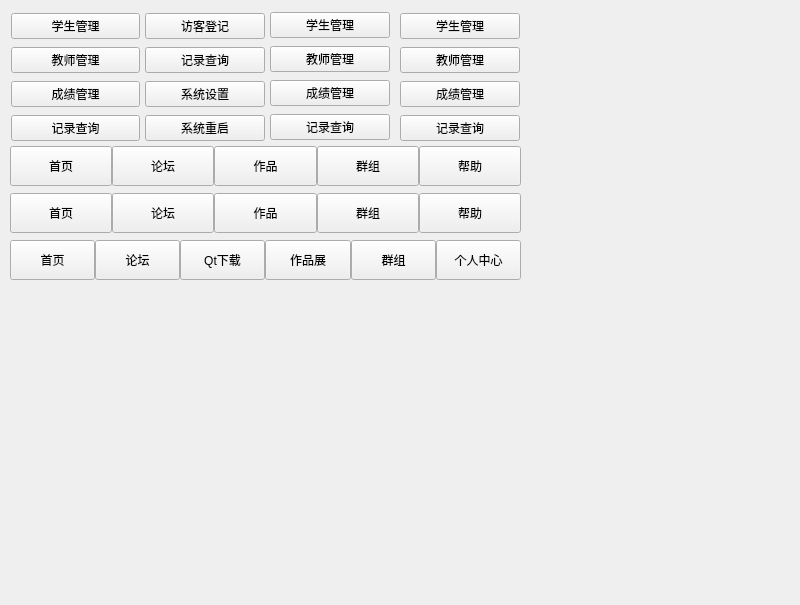
<?xml version="1.0" encoding="UTF-8"?>
<ui version="4.0">
 <class>CMyWidget</class>
 <widget class="QWidget" name="CMyWidget">
  <property name="geometry">
   <rect>
    <x>0</x>
    <y>0</y>
    <width>800</width>
    <height>605</height>
   </rect>
  </property>
  <property name="windowTitle">
   <string>CMyWidget</string>
  </property>
  <widget class="QWidget" name="widgetNav4" native="true">
   <property name="geometry">
    <rect>
     <x>400</x>
     <y>11</y>
     <width>120</width>
     <height>133</height>
    </rect>
   </property>
   <layout class="QVBoxLayout" name="verticalLayout_4">
    <property name="leftMargin">
     <number>0</number>
    </property>
    <property name="topMargin">
     <number>0</number>
    </property>
    <property name="rightMargin">
     <number>0</number>
    </property>
    <property name="bottomMargin">
     <number>0</number>
    </property>
    <item>
     <widget class="CMyNavButton" name="navButton41">
      <property name="text">
       <string>学生管理</string>
      </property>
     </widget>
    </item>
    <item>
     <widget class="CMyNavButton" name="navButton42">
      <property name="text">
       <string>教师管理</string>
      </property>
     </widget>
    </item>
    <item>
     <widget class="CMyNavButton" name="navButton43">
      <property name="text">
       <string>成绩管理</string>
      </property>
     </widget>
    </item>
    <item>
     <widget class="CMyNavButton" name="navButton44">
      <property name="text">
       <string>记录查询</string>
      </property>
     </widget>
    </item>
   </layout>
  </widget>
  <widget class="QWidget" name="widgetNav5" native="true">
   <property name="geometry">
    <rect>
     <x>10</x>
     <y>146</y>
     <width>511</width>
     <height>40</height>
    </rect>
   </property>
   <property name="minimumSize">
    <size>
     <width>0</width>
     <height>40</height>
    </size>
   </property>
   <property name="maximumSize">
    <size>
     <width>16777215</width>
     <height>40</height>
    </size>
   </property>
   <layout class="QHBoxLayout" name="horizontalLayout">
    <property name="spacing">
     <number>0</number>
    </property>
    <property name="leftMargin">
     <number>0</number>
    </property>
    <property name="topMargin">
     <number>0</number>
    </property>
    <property name="rightMargin">
     <number>0</number>
    </property>
    <property name="bottomMargin">
     <number>0</number>
    </property>
    <item>
     <widget class="CMyNavButton" name="navButton51">
      <property name="sizePolicy">
       <sizepolicy hsizetype="Minimum" vsizetype="Expanding">
        <horstretch>0</horstretch>
        <verstretch>0</verstretch>
       </sizepolicy>
      </property>
      <property name="text">
       <string>首页</string>
      </property>
     </widget>
    </item>
    <item>
     <widget class="CMyNavButton" name="navButton52">
      <property name="sizePolicy">
       <sizepolicy hsizetype="Minimum" vsizetype="Expanding">
        <horstretch>0</horstretch>
        <verstretch>0</verstretch>
       </sizepolicy>
      </property>
      <property name="text">
       <string>论坛</string>
      </property>
     </widget>
    </item>
    <item>
     <widget class="CMyNavButton" name="navButton53">
      <property name="sizePolicy">
       <sizepolicy hsizetype="Minimum" vsizetype="Expanding">
        <horstretch>0</horstretch>
        <verstretch>0</verstretch>
       </sizepolicy>
      </property>
      <property name="text">
       <string>作品</string>
      </property>
     </widget>
    </item>
    <item>
     <widget class="CMyNavButton" name="navButton54">
      <property name="sizePolicy">
       <sizepolicy hsizetype="Minimum" vsizetype="Expanding">
        <horstretch>0</horstretch>
        <verstretch>0</verstretch>
       </sizepolicy>
      </property>
      <property name="text">
       <string>群组</string>
      </property>
     </widget>
    </item>
    <item>
     <widget class="CMyNavButton" name="navButton55">
      <property name="sizePolicy">
       <sizepolicy hsizetype="Minimum" vsizetype="Expanding">
        <horstretch>0</horstretch>
        <verstretch>0</verstretch>
       </sizepolicy>
      </property>
      <property name="text">
       <string>帮助</string>
      </property>
     </widget>
    </item>
   </layout>
  </widget>
  <widget class="QWidget" name="widgetNav2" native="true">
   <property name="geometry">
    <rect>
     <x>145</x>
     <y>11</y>
     <width>120</width>
     <height>133</height>
    </rect>
   </property>
   <layout class="QVBoxLayout" name="verticalLayout_2">
    <property name="leftMargin">
     <number>0</number>
    </property>
    <property name="topMargin">
     <number>0</number>
    </property>
    <property name="rightMargin">
     <number>0</number>
    </property>
    <property name="bottomMargin">
     <number>0</number>
    </property>
    <item>
     <widget class="CMyNavButton" name="navButton21">
      <property name="text">
       <string>访客登记</string>
      </property>
     </widget>
    </item>
    <item>
     <widget class="CMyNavButton" name="navButton22">
      <property name="text">
       <string>记录查询</string>
      </property>
     </widget>
    </item>
    <item>
     <widget class="CMyNavButton" name="navButton23">
      <property name="text">
       <string>系统设置</string>
      </property>
     </widget>
    </item>
    <item>
     <widget class="CMyNavButton" name="navButton24">
      <property name="text">
       <string>系统重启</string>
      </property>
     </widget>
    </item>
   </layout>
  </widget>
  <widget class="QWidget" name="widgetNav3" native="true">
   <property name="geometry">
    <rect>
     <x>270</x>
     <y>11</y>
     <width>120</width>
     <height>133</height>
    </rect>
   </property>
   <layout class="QVBoxLayout" name="verticalLayout_3">
    <property name="spacing">
     <number>7</number>
    </property>
    <property name="leftMargin">
     <number>0</number>
    </property>
    <property name="topMargin">
     <number>0</number>
    </property>
    <property name="rightMargin">
     <number>0</number>
    </property>
    <property name="bottomMargin">
     <number>0</number>
    </property>
    <item>
     <widget class="CMyNavButton" name="navButton31">
      <property name="text">
       <string>学生管理</string>
      </property>
     </widget>
    </item>
    <item>
     <widget class="CMyNavButton" name="navButton32">
      <property name="text">
       <string>教师管理</string>
      </property>
     </widget>
    </item>
    <item>
     <widget class="CMyNavButton" name="navButton33">
      <property name="text">
       <string>成绩管理</string>
      </property>
     </widget>
    </item>
    <item>
     <widget class="CMyNavButton" name="navButton34">
      <property name="text">
       <string>记录查询</string>
      </property>
     </widget>
    </item>
   </layout>
  </widget>
  <widget class="QWidget" name="widgetNav1" native="true">
   <property name="geometry">
    <rect>
     <x>11</x>
     <y>11</y>
     <width>129</width>
     <height>133</height>
    </rect>
   </property>
   <layout class="QVBoxLayout" name="verticalLayout">
    <property name="leftMargin">
     <number>0</number>
    </property>
    <property name="topMargin">
     <number>0</number>
    </property>
    <property name="rightMargin">
     <number>0</number>
    </property>
    <property name="bottomMargin">
     <number>0</number>
    </property>
    <item>
     <widget class="CMyNavButton" name="navButton11">
      <property name="text">
       <string>学生管理</string>
      </property>
     </widget>
    </item>
    <item>
     <widget class="CMyNavButton" name="navButton12">
      <property name="text">
       <string>教师管理</string>
      </property>
     </widget>
    </item>
    <item>
     <widget class="CMyNavButton" name="navButton13">
      <property name="text">
       <string>成绩管理</string>
      </property>
     </widget>
    </item>
    <item>
     <widget class="CMyNavButton" name="navButton14">
      <property name="text">
       <string>记录查询</string>
      </property>
     </widget>
    </item>
   </layout>
  </widget>
  <widget class="QWidget" name="widgetNav6" native="true">
   <property name="geometry">
    <rect>
     <x>10</x>
     <y>193</y>
     <width>511</width>
     <height>40</height>
    </rect>
   </property>
   <property name="minimumSize">
    <size>
     <width>0</width>
     <height>40</height>
    </size>
   </property>
   <property name="maximumSize">
    <size>
     <width>16777215</width>
     <height>40</height>
    </size>
   </property>
   <layout class="QHBoxLayout" name="horizontalLayout_3">
    <property name="spacing">
     <number>0</number>
    </property>
    <property name="leftMargin">
     <number>0</number>
    </property>
    <property name="topMargin">
     <number>0</number>
    </property>
    <property name="rightMargin">
     <number>0</number>
    </property>
    <property name="bottomMargin">
     <number>0</number>
    </property>
    <item>
     <widget class="CMyNavButton" name="navButton61">
      <property name="sizePolicy">
       <sizepolicy hsizetype="Minimum" vsizetype="Expanding">
        <horstretch>0</horstretch>
        <verstretch>0</verstretch>
       </sizepolicy>
      </property>
      <property name="text">
       <string>首页</string>
      </property>
     </widget>
    </item>
    <item>
     <widget class="CMyNavButton" name="navButton62">
      <property name="sizePolicy">
       <sizepolicy hsizetype="Minimum" vsizetype="Expanding">
        <horstretch>0</horstretch>
        <verstretch>0</verstretch>
       </sizepolicy>
      </property>
      <property name="text">
       <string>论坛</string>
      </property>
     </widget>
    </item>
    <item>
     <widget class="CMyNavButton" name="navButton63">
      <property name="sizePolicy">
       <sizepolicy hsizetype="Minimum" vsizetype="Expanding">
        <horstretch>0</horstretch>
        <verstretch>0</verstretch>
       </sizepolicy>
      </property>
      <property name="text">
       <string>作品</string>
      </property>
     </widget>
    </item>
    <item>
     <widget class="CMyNavButton" name="navButton64">
      <property name="sizePolicy">
       <sizepolicy hsizetype="Minimum" vsizetype="Expanding">
        <horstretch>0</horstretch>
        <verstretch>0</verstretch>
       </sizepolicy>
      </property>
      <property name="text">
       <string>群组</string>
      </property>
     </widget>
    </item>
    <item>
     <widget class="CMyNavButton" name="navButton65">
      <property name="sizePolicy">
       <sizepolicy hsizetype="Minimum" vsizetype="Expanding">
        <horstretch>0</horstretch>
        <verstretch>0</verstretch>
       </sizepolicy>
      </property>
      <property name="text">
       <string>帮助</string>
      </property>
     </widget>
    </item>
   </layout>
  </widget>
  <widget class="QWidget" name="widgetNav7" native="true">
   <property name="geometry">
    <rect>
     <x>10</x>
     <y>240</y>
     <width>511</width>
     <height>40</height>
    </rect>
   </property>
   <property name="minimumSize">
    <size>
     <width>0</width>
     <height>40</height>
    </size>
   </property>
   <property name="maximumSize">
    <size>
     <width>16777215</width>
     <height>40</height>
    </size>
   </property>
   <layout class="QHBoxLayout" name="horizontalLayout_2">
    <property name="spacing">
     <number>0</number>
    </property>
    <property name="leftMargin">
     <number>0</number>
    </property>
    <property name="topMargin">
     <number>0</number>
    </property>
    <property name="rightMargin">
     <number>0</number>
    </property>
    <property name="bottomMargin">
     <number>0</number>
    </property>
    <item>
     <widget class="CMyNavButton" name="navButton71">
      <property name="sizePolicy">
       <sizepolicy hsizetype="Minimum" vsizetype="Expanding">
        <horstretch>0</horstretch>
        <verstretch>0</verstretch>
       </sizepolicy>
      </property>
      <property name="text">
       <string>首页</string>
      </property>
     </widget>
    </item>
    <item>
     <widget class="CMyNavButton" name="navButton72">
      <property name="sizePolicy">
       <sizepolicy hsizetype="Minimum" vsizetype="Expanding">
        <horstretch>0</horstretch>
        <verstretch>0</verstretch>
       </sizepolicy>
      </property>
      <property name="text">
       <string>论坛</string>
      </property>
     </widget>
    </item>
    <item>
     <widget class="CMyNavButton" name="navButton73">
      <property name="sizePolicy">
       <sizepolicy hsizetype="Minimum" vsizetype="Expanding">
        <horstretch>0</horstretch>
        <verstretch>0</verstretch>
       </sizepolicy>
      </property>
      <property name="text">
       <string>Qt下载</string>
      </property>
     </widget>
    </item>
    <item>
     <widget class="CMyNavButton" name="navButton74">
      <property name="sizePolicy">
       <sizepolicy hsizetype="Minimum" vsizetype="Expanding">
        <horstretch>0</horstretch>
        <verstretch>0</verstretch>
       </sizepolicy>
      </property>
      <property name="text">
       <string>作品展</string>
      </property>
     </widget>
    </item>
    <item>
     <widget class="CMyNavButton" name="navButton75">
      <property name="sizePolicy">
       <sizepolicy hsizetype="Minimum" vsizetype="Expanding">
        <horstretch>0</horstretch>
        <verstretch>0</verstretch>
       </sizepolicy>
      </property>
      <property name="text">
       <string>群组</string>
      </property>
     </widget>
    </item>
    <item>
     <widget class="CMyNavButton" name="navButton76">
      <property name="sizePolicy">
       <sizepolicy hsizetype="Minimum" vsizetype="Expanding">
        <horstretch>0</horstretch>
        <verstretch>0</verstretch>
       </sizepolicy>
      </property>
      <property name="text">
       <string>个人中心</string>
      </property>
     </widget>
    </item>
   </layout>
  </widget>
 </widget>
 <customwidgets>
  <customwidget>
   <class>CMyNavButton</class>
   <extends>QPushButton</extends>
   <header location="global">mynavbutton.h</header>
  </customwidget>
 </customwidgets>
 <resources/>
 <connections/>
</ui>
